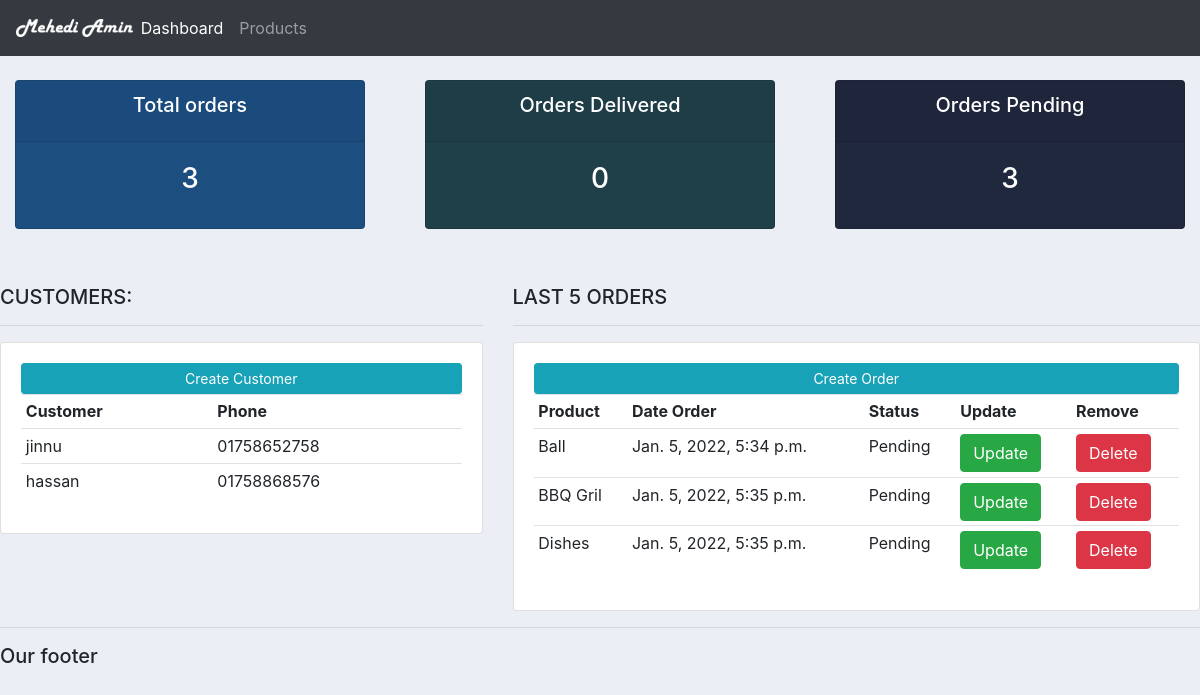
The app's page /, older data.
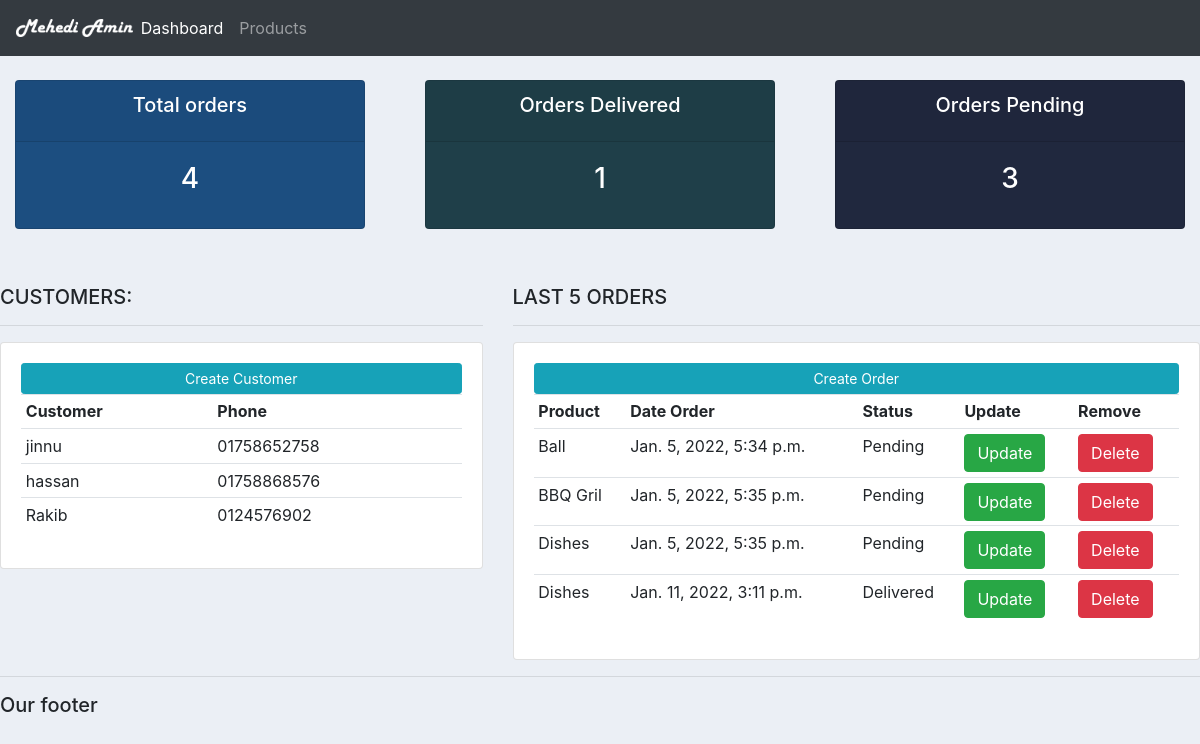
The same page, newer data.
### accounts/models.py (models this page shows, shortened)
class Customer(models.Model):
    name = models.CharField(max_length=200, null=True)
    phone = models.CharField(max_length=200, null=True)
    email = models.CharField(max_length=200, null=True)
    date_created = models.DateTimeField(auto_now_add=True, null=True)

class Order(models.Model):
    STATUS = (
        ('Pending', 'Pending'),
        ('Out for delivery', 'Out for delivery'),
        ('Delivered', 'Delivered'),
    )
    customer = models.ForeignKey(Customer, null=True, on_delete= models.SET_NULL)
    product = models.ForeignKey(Product, null=True, on_delete= models.SET_NULL)
    date_created = models.DateTimeField(auto_now_add=True, null=True)
    status = models.CharField(max_length=200, null=True, choices=STATUS)

class Product(models.Model):
    CATEGORY = (
        ('Indoor', 'Indoor'),
        ('Out Door', 'Out Door'),
    )
    name = models.CharField(max_length=200, null=True)
    price = models.FloatField(null=True)
    category = models.CharField(max_length=200, null=True, choices=CATEGORY)
    description = models.CharField(max_length=200, null=True, blank=True)
    date_created = models.DateTimeField(auto_now_add=True, null=True)
    tags = models.ManyToManyField(Tag)
    def __str__(self):
        return self.name

### accounts/views.py (the view)
# urls.py: path('', views.home),
def home(request):
    orders = Order.objects.all()
    customers = Customer.objects.all()
    total_customers = customers.count()
    total_orders = orders.count()
    delivered = orders.filter(status = "Delivered").count()
    pending = orders.filter(status = "Pending").count()
    context = {'orders':orders,'customers':customers,'total_customers':total_customers,'total_orders':total_orders,'delivered':delivered,'pending':pending}
    return render(request,'accounts/dashboard.html', context)

### accounts/templates/accounts/dashboard.html
{% extends 'accounts/main.html' %}
{% block content %}
{% include 'accounts/status.html' %}
<br>
<div class="row">
        <div class="col-md-5 mt-3">
            <h5>CUSTOMERS:</h5>
            <hr>
            <div class="card card-body">
                <a href="" class="btn btn-info btn-sm btn-block">Create Customer</a>
                <table class="table table-sm">
                    <tr>
                        <th>Customer</th>
                        <th>Phone</th>
                    </tr>
                    {% for customer in customers %}
                         <tr>
                            <td>{{customer.name}}</td>
                            <td>{{customer.phone}}</td>
                        </tr>
                    {% endfor %}
                </table>
            </div>
        </div>
        <div class="col-md-7 mt-3">
            <h5>LAST 5 ORDERS</h5>
            <hr>
            <div class="card card-body">
                <a href="" class="btn btn-info btn-sm btn-block">Create Order</a>
                <table class="table table-sm">
                    <tr>
                        <th>Product</th>
                        <th>Date Order</th>
                        <th>Status</th>
                        <th>Update</th>
                        <th>Remove</th>
                    </tr>
                    {% for order in orders %}
                    <tr>
                       <td>{{order.product}}</td>
                       <td>{{order.date_created}}</td>
                       <td>{{order.status}}</td>
                       <td><a href="#" class="btn btn-success">Update</a></td>
                       <td><a href="#" class="btn btn-danger">Delete</a></td>
                    </tr>
                    {% endfor %}
                </table>
            </div>
        </div>
</div>
{% endblock %}

### accounts/templates/accounts/main.html (shortened to what this page needs)
{% load static %}
<!DOCTYPE html>
<html lang="en">
<head>
    <link rel="stylesheet" href="https://maxcdn.bootstrapcdn.com/bootstrap/4.0.0/css/bootstrap.min.css">
    <link rel="stylesheet" href="{% static 'css/main.css' %}">
</head>
<body>
    {% include 'accounts/navbar.html' %}
    {% block content %}
    {% endblock %}
    <hr>
    <h5>Our footer</h5>
</body>
</html>

### accounts/templates/accounts/navbar.html (shortened to what this page needs)
{% load static %}
<nav class="navbar navbar-expand-lg navbar-dark bg-dark nav-logo">
  <img src="{% static 'images/logo.png' %}" alt="logo">
  <div class="collapse navbar-collapse" id="navbarNav">
    <ul class="navbar-nav">
      <li class="nav-item active">
        <a class="nav-link" href="#">Dashboard</a>
      </li>
      <li class="nav-item">
        <a class="nav-link" href="#">Products</a>
    </ul>
  </div>
</nav>

### accounts/templates/accounts/status.html
<br>
<div class="row">
    <div class="col">
        <div class="col-md">
            <div class="card text-center text-white mb-3" id="total-orders">
                <div class="card-header">
                    <h5 class="card-title">Total orders</h5>
                </div>
                <div class="card-body">
                    <h3 class="card-title">{{total_orders}}</h3>
                </div>
            </div>
        </div>
    </div>
    <div class="col">
        <div class="col-md">
            <div class="card text-center text-white mb-3" id="orders-delivered">
                <div class="card-header">
                    <h5 class="card-title">Orders Delivered</h5>
                </div>
                <div class="card-body">
                    <h3 class="card-title">{{delivered}}</h3>
                </div>
            </div>
        </div>
    </div>
    <div class="col">
        <div class="col-md">
            <div class="card text-center text-white mb-3" id="orders-pending">
                <div class="card-header">
                    <h5 class="card-title">Orders Pending</h5>
                </div>
                <div class="card-body">
                    <h3 class="card-title">{{pending}}</h3>
                </div>
            </div>
        </div>
    </div>
</div>

### static/css/main.css (style rules this page uses)
body { background-color: #ebeff5; }
#total-orders { background-color: #1C4E80; }
#orders-delivered { background-color: #1F3F49 }
#orders-pending { background-color: #20283E; }
.nav-logo img { width: 10%; }

Row changes from the older to the newer data that the page shows:
added Customer: name "Rakib", phone "0124576902"
added Order: product "Dishes", date_created "Jan. 11, 2022, 3:11 p.m.", status "Delivered"
Text that changed along with them:
{{ total_orders }}: "3" → "4"
{{ delivered }}: "0" → "1"
